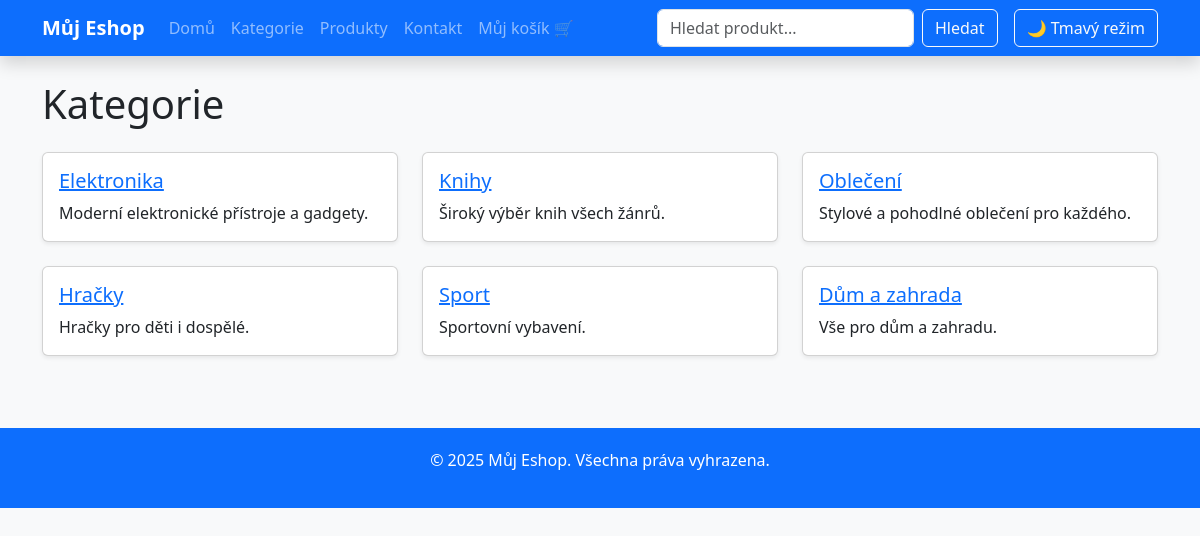
/kategorie/, run on the app's committed database.
### shop/models.py (models this page shows, shortened)
class Category(models.Model):
    name = models.CharField(max_length=100, verbose_name='Název kategorie')
    description = models.TextField(blank=True, verbose_name='Popis kategorie')
    class Meta:
        verbose_name = 'Kategorie'
        verbose_name_plural = 'Kategorie'

### shop/views.py (the view)
# urls.py: path('kategorie/', views.categories, name='categories'),
def categories(request):
    categories = Category.objects.all()
    return render(request, 'shop/categories.html', {'categories': categories})

### shop/templates/shop/categories.html (shortened to what this page needs)
{% extends "shop/base.html" %}
{% block content %}
<h1 class="mb-4">Kategorie</h1>
<div class="row">
    {% for category in categories %}
    <div class="col-md-4 mb-4">
        <div class="card shadow-sm h-100">
            <div class="card-body">
                <h5 class="card-title">
                    <a href="{% url 'shop:category_detail' category.pk %}">{{ category.name }}</a>
                </h5>
                <p class="card-text">{{ category.description|default:"Bez popisu" }}</p>
            </div>
        </div>
    </div>
    {% empty %}
    <p>Žádné kategorie k zobrazení.</p>
    {% endfor %}
</div>
{% endblock %}

### shop/templates/shop/base.html (shortened to what this page needs)
<!DOCTYPE html>
<html lang="cs">
<head>
    <link href="https://cdn.jsdelivr.net/npm/bootstrap@5.3.0/dist/css/bootstrap.min.css" rel="stylesheet" />
    <link rel="stylesheet" href="https://cdnjs.cloudflare.com/ajax/libs/animate.css/4.1.1/animate.min.css"/>
</head>
<body>
    {% include "shop/navbar.html" %}
    <main class="container mt-4 mb-5">
        {% block content %}{% endblock %}
    </main>
    <footer>
        <div class="container">
            <p>&copy; 2025 Můj Eshop. Všechna práva vyhrazena.</p>
        </div>
    </footer>
</body>
</html>

### shop/templates/shop/navbar.html (shortened to what this page needs)
<nav class="navbar navbar-expand-lg navbar-dark bg-primary shadow sticky-top">
  <div class="container">
    <a class="navbar-brand fw-bold animate__animated animate__fadeInDown" href="{% url 'shop:home' %}">Můj Eshop</a>
    <div class="collapse navbar-collapse" id="mainNavbar">
      <ul class="navbar-nav me-auto mb-2 mb-lg-0">
        <li class="nav-item">
          <a class="nav-link {% if request.path == '/' %}active{% endif %}" href="{% url 'shop:home' %}">Domů</a>
        </li>
        <li class="nav-item">
          <a class="nav-link {% if request.path|slice:":9" == "/kategorie" %}active{% endif %}" href="{% url 'shop:categories' %}">Kategorie</a>
        </li>
        <li class="nav-item">
          <a class="nav-link {% if request.path|slice:":8" == "/produkty" %}active{% endif %}" href="{% url 'shop:products' %}">Produkty</a>
        </li>
        <li class="nav-item">
          <a class="nav-link {% if request.path == '/kontakt/' %}active{% endif %}" href="{% url 'shop:contact' %}">Kontakt</a>
        </li>
        <li class="nav-item">
          <a class="nav-link {% if request.path == '/kosik/' %}active{% endif %}" href="{% url 'shop:cart' %}">
            Můj košík 🛒
          </a>
        </li>
      </ul>
      <form class="d-flex me-3" role="search" method="get" action="{% url 'shop:products' %}">
        <input class="form-control me-2" type="search" placeholder="Hledat produkt..." aria-label="Search" name="q" value="{{ request.GET.q|default:'' }}">
        <button class="btn btn-outline-light" type="submit">Hledat</button>
      </form>
      <button class="btn btn-outline-light" id="theme-toggle-btn" type="button" aria-label="Přepnout téma">
      </button>
    </div>
  </div>
</nav>

### shop/templates/shop/base.html (style rules this page uses)
body { background: #f8f9fa; color: #212529; font-family: 'Segoe UI', Tahoma, Geneva, Verdana, sans-serif; transition: background-color 0.3s, color 0.3s; }
.card { transition: background-color 0.3s, color 0.3s, box-shadow 0.3s, transform 0.3s; }
footer { background-color: #0d6efd; color: white; padding: 20px 0; margin-top: 40px; text-align: center; }

### data on the page
Category: name "Elektronika", description "Moderní elektronické přístroje a gadgety."
Category: name "Knihy", description "Široký výběr knih všech žánrů."
Category: name "Oblečení", description "Stylové a pohodlné oblečení pro každého."
Category: name "Hračky", description "Hračky pro děti i dospělé."
Category: name "Sport", description "Sportovní vybavení."
Category: name "Dům a zahrada", description "Vše pro dům a zahradu."
